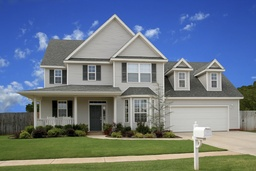
#> input picture sobel/images/image1.jpg, 256 x 171 px, shrunk from 1698 x 1131 before the run
$ python main.py
#> lines starting #> are read from the running program, lines starting #| are printed output that depends on the picture
import cv2 as cv
import matplotlib.pyplot as plt
import numpy as np
import math

# Sobel edge operators

# horizontal
sobel_h = [
    [-1, -2, -1],
    [0, 0, 0],
    [1, 2, 1]
]

# vertical
sobel_v = [
    [-1, 0, 1],
    [-2, 0, 2],
    [-1, 0, 1]
]


def pad(img):
    shape = img.shape
    rows = 0
    cols = 0
    channels = 0
    if len(shape)>2:
        rows, cols, channels = shape
    else:
        rows, cols = shape

    padded = np.zeros((rows + 2, cols + 2, channels))
    for i in range(rows + 2):
        for j in range(cols + 2):
            if channels != 0:
                for c in range(channels):
                    if i != 0 and i != rows + 1 and j != 0 and j != cols + 1:
                        padded[i, j, c] = img[i - 1, j - 1, c]
            else:
                if i != 0 and i != rows + 1 and j != 0 and j != cols + 1:
                    padded[i, j, c] = img[i - 1, j - 1, c]

    plt.imshow(padded)
    plt.title("Padded Image")
    plt.show()

    return padded


def apply_sobel(img, kernel):
    padded = pad(img)
    rows, cols, channels = padded.shape
    new_img = np.zeros((rows - 2, cols - 2, channels))
    for i in range(rows):
        for j in range(cols):
            for c in range(channels):
                pixel = 0
                if i < rows - 2 and j < cols - 2:
                    for k in range(3):
                        for l in range(3):
                            pixel = pixel + kernel[k][l] * padded[i + k, j + l, c]
                    new_img[i, j, c] = round(pixel)

    plt.imshow(new_img)
    plt.title("Applying Sobel Kernel")
    plt.show()

    return new_img


def mag_and_dir(img_h, img_v):
    rows, cols, channels = img_h.shape
    magnitude = np.zeros((rows, cols, channels))
    direction = np.zeros((rows, cols, channels))

    for i in range(rows):
        for j in range(cols):
            for c in range(channels):
                pixel = math.sqrt((img_h[i, j, c] ** 2) + (img_v[i, j, c] ** 2))
                if pixel <= 0:
                    magnitude[i, j, c] = 0
                elif pixel > 255:
                    magnitude[i, j, c] = 255
                elif pixel is math.nan:
                    magnitude[i, j, c] = 0
                else:
                    magnitude[i, j, c] = round(pixel)

                pixel = math.atan(img_v[i, j, c] / img_h[i, j, c]) * 255
                if pixel <= 0:
                    direction[i, j, c] = 0
                elif pixel > 255:
                    direction[i, j, c] = 255
                elif pixel is np.NaN:
                    direciton[i, j, c] = 0
                else:
                    direction[i, j, c] = pixel

    plt.imshow(magnitude)
    plt.title("Magnitude")
    plt.show()
    plt.imshow(direction)
    plt.title("Direction")
    plt.show()

    return [magnitude, direction]


def calculate_mean(group):
    total = 0
    rows, cols, channels = group.shape
    count = rows * cols * channels
    for i in range(rows):
        for j in range(cols):
            for c in range(channels):
                total = total + group[i, j, c]

    mean = total / count
    return mean


def calc_threshold(img):
    t = 0
    new_t = 150
    rows, cols, channels = img.shape
    g_1 = np.zeros((rows, cols, channels))
    g_2 = np.zeros((rows, cols, channels))
    count = 0
    while (abs(new_t - t) > 5):
        t = new_t
        for i in range(rows):
            for j in range(cols):
                for c in range(channels):
                    pixel = img[i, j, c]
                    if pixel > t:
                        g_2[i, j, c] = pixel
                    else:
                        g_1[i, j, c] = pixel

        mean_1 = calculate_mean(g_1)
        print("mean 1 = {}".format(mean_1))
        mean_2 = calculate_mean(g_2)
        print("mean 2 = {}".format(mean_2))
        new_t = (mean_1 + mean_2) / 2
        print("threshold = {}".format(new_t))
        count += 1
        print("Iterations = {}".format(count))
        print("Difference = {}".format(abs(new_t - t)))

    return [new_t, g_1, g_2]


def main():
    print("importin image: images/image1.jpg")
    img = cv.imread('images/image1.jpg')
#> img is the input picture: shape (171, 256, 3); mean B, G, R 135.9, 120.7, 107.1

    print("horizontal_sobel")
    sobel_img_h = apply_sobel(img, sobel_h)
    cv.imwrite('output/horizontal_sobel.jpg', sobel_img_h)

    print("vertical_sobel")
    sobel_img_v = apply_sobel(img, sobel_v)
#> after the loop in apply_sobel (call 2), `for i in range(rows):`:
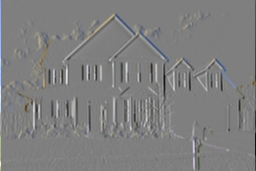
#> new_img: shape (171, 256, 3) float64; mean B, G, R -0.1, 0, 0.1; drawn with min black and max white
    cv.imwrite('output/verticle_sobel.jpg', sobel_img_v)
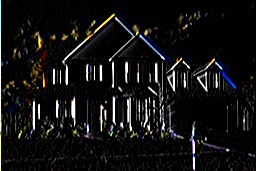
#> saved as verticle_sobel.jpg: shape (171, 256, 3); mean B, G, R 17.9, 18, 18.6

    print("magnitude and direction")
    magnitude, direction = mag_and_dir(sobel_img_h, sobel_img_v)
#> after the loop in mag_and_dir, `for i in range(rows):`: direction: shape (171, 256, 3) float64; 0.64% of the values are NaN or infinite; the others: min 0, max 255, mean 64.37
#> after the loop in mag_and_dir, `for i in range(rows):`:
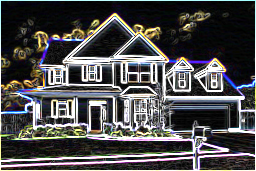
#> magnitude: shape (171, 256, 3) float64; mean B, G, R 78, 77.3, 78.1
    cv.imwrite('output/magnitude.jpg', magnitude)
    cv.imwrite('output/direction.jpg', direction)
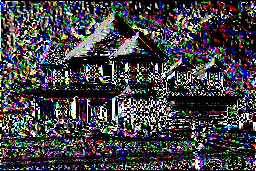
#> saved as direction.jpg: shape (171, 256, 3); mean B, G, R 65.3, 62.2, 64.4

    print("Thresholding")
    mag = cv.imread('output/magnitude.jpg')
    a = calc_threshold(mag)
#> after the loop in calc_threshold, `while (abs(new_t - t) > 5):`:
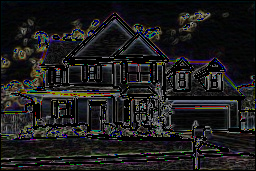
#> g_1: shape (171, 256, 3) float64; mean B, G, R 28.7, 28.5, 29
#> after the loop in calc_threshold, `while (abs(new_t - t) > 5):`:
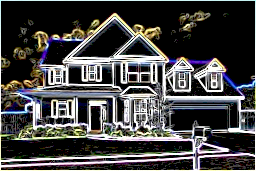
#> g_2: shape (171, 256, 3) float64; mean B, G, R 69.7, 69.9, 70.8
#> after the loop in calc_threshold, `while (abs(new_t - t) > 5):`: count = 3
#> a = 3 items

    histr = cv.calcHist([mag], [0], None, [256], [0, 256])
#> histr = 256 values, max 2821 at index 255, min 30 at index 215, mean 171
    plt.plot(histr)
    plt.plot("histogram")
    plt.show()

    plt.imshow(a[1])
    plt.title("Group 1 intensity <= {}".format(a[0]))
    plt.show()
#> figure, not shown here; B, G, R data is drawn as R, G, B

    plt.imshow(a[2])
    plt.title("Group 2 intensity > {}".format(a[0]))
    plt.show()
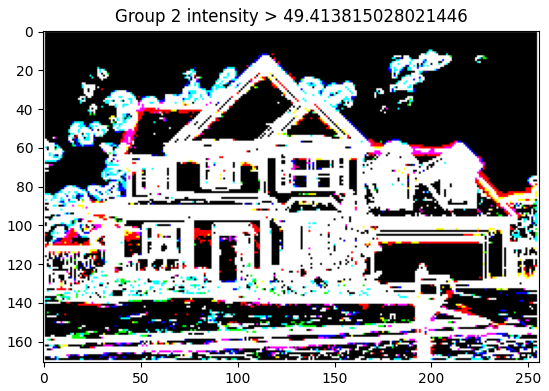
#> figure drawn by matplotlib, 1 panel; B, G, R data is drawn as R, G, B

    cv.imwrite('output/global_thresholding/group_1.jpg', a[1])
    cv.imwrite('output/global_thresholding/group_2.jpg', a[2])


if __name__ == "__main__":
    main()

$ run again, with sobel/images/img2.jpg copied over sobel/images/image1.jpg
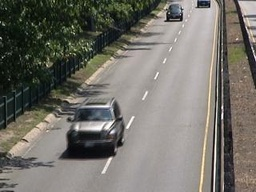
#> input picture sobel/images/img2.jpg, 256 x 192 px, shrunk from 320 x 240 before the run
#> in main, img is the input picture: shape (192, 256, 3); mean B, G, R 105.4, 112.7, 115
#> after the loop in calc_threshold, `while (abs(new_t - t) > 5):`:
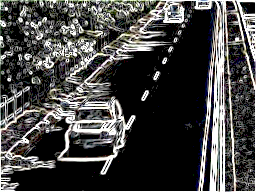
#> g_2: shape (192, 256, 3) float64; mean B, G, R 69.3, 70.2, 70.8
#> after the loop in calc_threshold, `while (abs(new_t - t) > 5):`: count = 3
#> a = 3 items
#> histr = 256 values, max 1958 at index 255, min 31 at index 210, mean 192
#> in main, `plt.show()`:
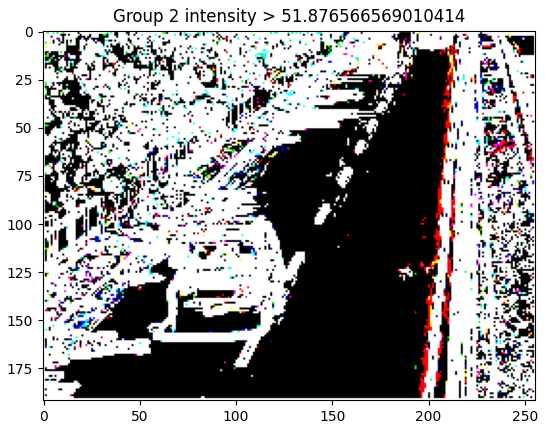
#> figure drawn by matplotlib, 1 panel; B, G, R data is drawn as R, G, B
